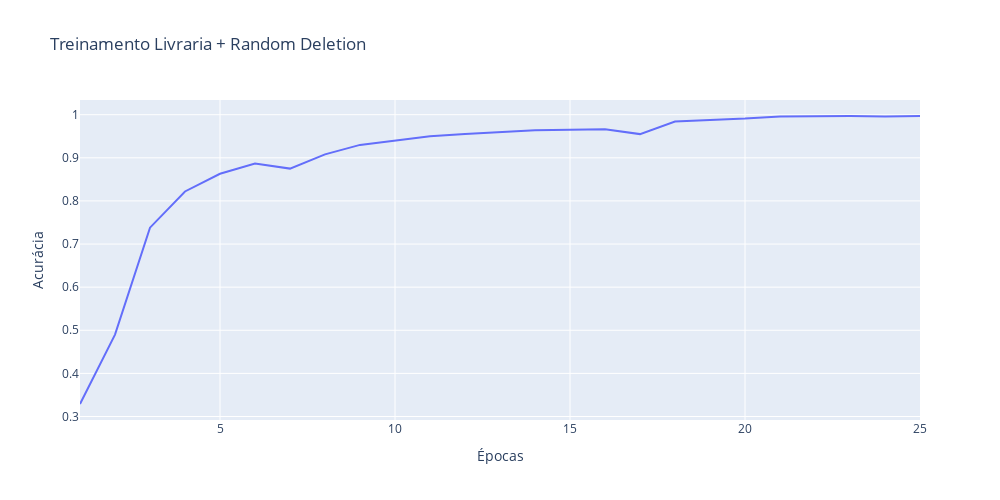

The notebook cell saved with this chart:
### Code cell
epocas = [range(1, 26)] # Número de épocas utilizadas + 1

fig = px.line(x = epocas, y = train_acc_rd, title='Treinamento Livraria + Random Deletion')
fig.update_yaxes(title='Acurácia')
fig.update_xaxes(title='Épocas')
fig.update_layout(showlegend=False, autosize=False, width=1000, height=500)
fig.show()

### Figure 1 — Plotly figure (JSON) as saved in the notebook; plotly's stock layout.template omitted (floating-point values rounded to 4 significant figures)
{"data": [{"hovertemplate": "variable=wide_variable_0<br>value=%{x}<br>y=%{y}<extra></extra>", "legendgroup": "wide_variable_0", "line": {"color": "#636efa", "dash": "solid"}, "marker": {"symbol": "circle"}, "mode": "lines", "name": "wide_variable_0", "orientation": "v", "showlegend": true, "type": "scatter", "x": [1, 2, 3, 4, 5, 6, 7, 8, 9, 10, 11, 12, 13, 14, 15, 16, 17, 18, 19, 20, 21, 22, 23, 24, 25], "xaxis": "x", "y": [0.329, 0.49, 0.738, 0.822, 0.863, 0.887, 0.875, 0.908, 0.93, 0.94, 0.95, 0.955, 0.96, 0.964, 0.965, 0.966, 0.955, 0.984, 0.988, 0.991, 0.996, 0.997, 0.997, 0.996, 0.997], "yaxis": "y"}], "layout": {"autosize": false, "height": 500, "legend": {"title": {"text": "variable"}, "tracegroupgap": 0}, "showlegend": false, "title": {"text": "Treinamento Livraria + Random Deletion"}, "width": 1000, "xaxis": {"anchor": "y", "domain": [0, 1], "title": {"text": "Épocas"}}, "yaxis": {"anchor": "x", "domain": [0, 1], "title": {"text": "Acurácia"}}}}
